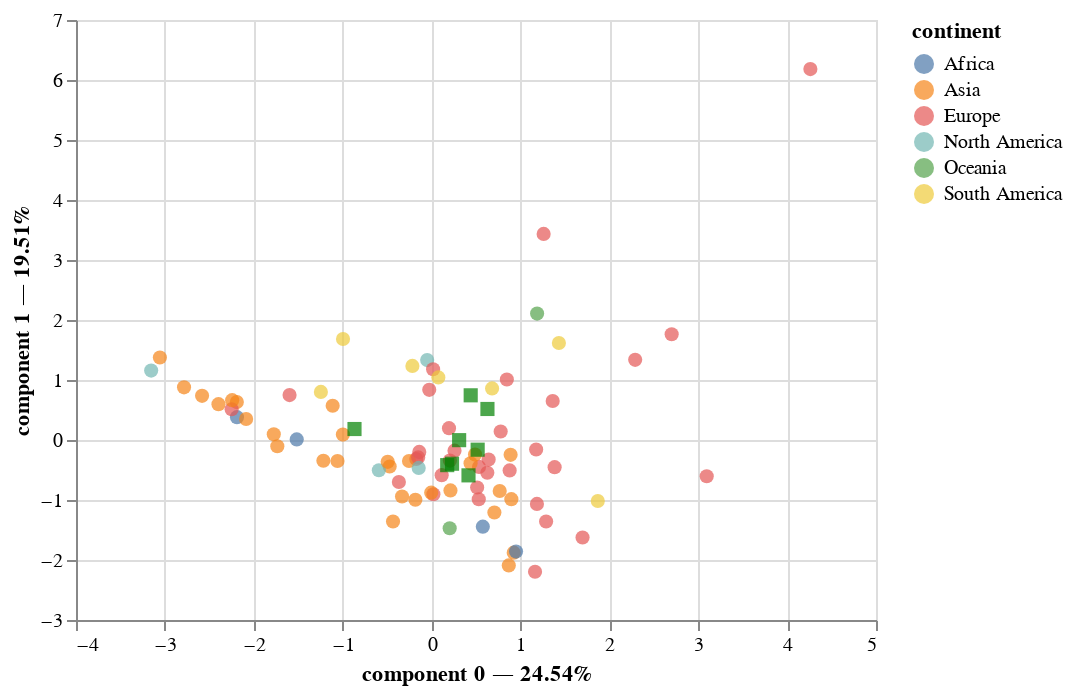

The code cell stored with this chart in its notebook:
### Markdown cell above
The row and column coordinates be visualized together with a scatter chart.

### Code cell
pca.plot(
    dataset,
    x_component=0,
    y_component=1,
    color_by='continent',
    show_rows=True,
    show_columns=True
)

### Figure 1 — Vega-Lite specification as saved in the notebook (floating-point values rounded to 4 significant figures)
{"config": {"view": {"continuousWidth": 400, "continuousHeight": 300}}, "layer": [{"mark": {"type": "circle", "size": 50}, "encoding": {"color": {"field": "continent", "type": "nominal"}, "tooltip": [{"field": "continent", "type": "nominal"}, {"field": "country", "type": "nominal"}, {"field": "component 0", "type": "quantitative"}, {"field": "component 1", "type": "quantitative"}], "x": {"axis": {"title": "component 0 — 24.54%"}, "field": "component 0", "scale": {"zero": false}, "type": "quantitative"}, "y": {"axis": {"title": "component 1 — 19.51%"}, "field": "component 1", "scale": {"zero": false}, "type": "quantitative"}}}, {"data": {"name": "data-725ffad0ca4c6d9b193a9a8f6761f655"}, "mark": {"type": "square", "color": "green", "size": 50}, "encoding": {"tooltip": [{"field": "variable", "type": "nominal"}], "x": {"field": "component 0", "scale": {"zero": false}, "type": "quantitative"}, "y": {"field": "component 1", "scale": {"zero": false}, "type": "quantitative"}}}], "data": {"name": "data-355b83fdc63421421c1ce95fd2806f7d"}, "$schema": "https://vega.github.io/schema/vega-lite/v4.17.0.json", "datasets": {"data-355b83fdc63421421c1ce95fd2806f7d": [{"continent": "Africa", "country": "Algeria", "component 0": -2.189, "component 1": 0.3802, "component 2": -0.3886, "component 3": 0.3366}, {"continent": "South America", "country": "Argentina", "component 0": -1.245, "component 1": 0.8019, "component 2": -0.3895, "component 3": 0.2933}, {"continent": "Oceania", "country": "Australia", "component 0": 0.204, "component 1": -1.47, "component 2": 0.5318, "component 3": 0.2026}, {"continent": "Europe", "country": "Austria", "component 0": 0.8471, "component 1": 1.008, "component 2": -0.522, "component 3": -0.214}, {"continent": "Asia", "country": "Azerbaijan", "component 0": -2.191, "component 1": 0.6323, "component 2": -0.3655, "component 3": 0.3444}, {"continent": "Asia", "country": "Bangladesh", "component 0": -2.397, "component 1": 0.5979, "component 2": 0.4047, "component 3": 0.5386}, {"continent": "Europe", "country": "Belarus", "component 0": -2.249, "component 1": 0.513, "component 2": -0.1147, "component 3": 0.356}, {"continent": "Europe", "country": "Belgium", "component 0": 0.513, "component 1": -0.7919, "component 2": -0.4008, "component 3": 1.095}, {"continent": "South America", "country": "Brazil", "component 0": 1.433, "component 1": 1.617, "component 2": -0.7259, "component 3": -0.5299}, {"continent": "Europe", "country": "Bulgaria", "component 0": 1.185, "component 1": -1.066, "component 2": 1.77, "component 3": 1.318}, {"continent": "North America", "country": "Canada", "component 0": -0.04936, "component 1": 1.331, "component 2": 0.01847, "component 3": 0.1821}, {"continent": "South America", "country": "Chile", "component 0": 1.87, "component 1": -1.017, "component 2": -0.4074, "component 3": 0.1492}, {"continent": "Asia", "country": "China", "component 0": 0.8977, "component 1": -0.9863, "component 2": 2.364, "component 3": -0.8766}, {"continent": "South America", "country": "Colombia", "component 0": -0.2155, "component 1": 1.235, "component 2": 0.1062, "component 3": -1.022}, {"continent": "Europe", "country": "Croatia", "component 0": -0.02605, "component 1": 0.8354, "component 2": -0.7743, "component 3": -0.2242}, {"continent": "Asia", "country": "Cyprus", "component 0": 0.8688, "component 1": -2.09, "component 2": -2.696, "component 3": -1.249}, {"continent": "Europe", "country": "Czechia", "component 0": 0.6274, "component 1": -0.5459, "component 2": 2.071, "component 3": 0.5558}, {"continent": "Europe", "country": "Denmark", "component 0": 3.095, "component 1": -0.6041, "component 2": -2.603, "component 3": 1.953}, {"continent": "South America", "country": "Ecuador", "component 0": 0.6809, "component 1": 0.8603, "component 2": -1.482, "component 3": -1.706}, {"continent": "Africa", "country": "Egypt", "component 0": -1.517, "component 1": 0.009928, "component 2": -0.5179, "component 3": 0.3017}, {"continent": "Europe", "country": "Estonia", "component 0": 0.8786, "component 1": -0.5074, "component 2": 1.973, "component 3": -1.471}, {"continent": "Europe", "country": "Finland", "component 0": 2.291, "component 1": 1.336, "component 2": 0.4413, "component 3": 1.024}, {"continent": "Europe", "country": "France", "component 0": 1.177, "component 1": -0.159, "component 2": 1.3, "component 3": 3.016}, {"continent": "Europe", "country": "Germany", "component 0": 1.699, "component 1": -1.624, "component 2": -0.2701, "component 3": 1.649}, {"continent": "Europe", "country": "Greece", "component 0": 1.164, "component 1": -2.196, "component 2": -1.261, "component 3": 0.3354}, {"continent": "Asia", "country": "Hong Kong", "component 0": -0.1821, "component 1": -0.996, "component 2": -0.8217, "component 3": -1.812}, {"continent": "Europe", "country": "Hungary", "component 0": -0.1717, "component 1": -0.3172, "component 2": 0.4412, "component 3": 1.22}, {"continent": "Europe", "country": "Iceland", "component 0": 4.262, "component 1": 6.182, "component 2": -0.04945, "component 3": -1.073}, {"continent": "Asia", "country": "India", "component 0": 0.7068, "component 1": -1.208, "component 2": 1.892, "component 3": -1.229}, {"continent": "Asia", "country": "Indonesia", "component 0": -0.2534, "component 1": -0.3506, "component 2": 1.001, "component 3": -1.481}, {"continent": "Asia", "country": "Iran", "component 0": -2.243, "component 1": 0.6641, "component 2": -0.2753, "component 3": 0.3655}, {"continent": "Asia", "country": "Iraq", "component 0": -1.058, "component 1": -0.3504, "component 2": -1.55, "component 3": -0.8878}, {"continent": "Europe", "country": "Ireland", "component 0": 0.5337, "component 1": -0.4486, "component 2": -1.819, "component 3": 0.7915}, {"continent": "Asia", "country": "Israel", "component 0": -0.4336, "component 1": -1.359, "component 2": -0.009822, "component 3": -0.1304}, {"continent": "Europe", "country": "Italy", "component 0": 0.531, "component 1": -0.9881, "component 2": -0.6555, "component 3": 1.06}, {"continent": "Asia", "country": "Japan", "component 0": 0.9245, "component 1": -1.877, "component 2": 0.5625, "component 3": 0.2695}, {"continent": "Asia", "country": "Kazakhstan", "component 0": -0.4712, "component 1": -0.4409, "component 2": 2.215, "component 3": -1.432}, {"continent": "Asia", "country": "Kuwait", "component 0": -1.775, "component 1": 0.09643, "component 2": -0.8635, "component 3": -0.1641}, {"continent": "Europe", "country": "Latvia", "component 0": 0.01728, "component 1": 1.179, "component 2": -1.011, "component 3": -0.6448}, {"continent": "Europe", "country": "Lithuania", "component 0": -0.1504, "component 1": -0.2897, "component 2": -1.516, "component 3": -0.04903}, {"continent": "Europe", "country": "Luxembourg", "component 0": 0.02048, "component 1": -0.9037, "component 2": -2.002, "component 3": -0.9818}, {"continent": "Asia", "country": "Malaysia", "component 0": -0.9976, "component 1": 0.09023, "component 2": 0.3727, "component 3": -0.7446}, {"continent": "North America", "country": "Mexico", "component 0": -0.5928, "component 1": -0.5045, "component 2": -0.5464, "component 3": 0.3823}, {"continent": "Africa", "country": "Morocco", "component 0": 0.9506, "component 1": -1.86, "component 2": -0.4743, "component 3": -0.9268}, {"continent": "Europe", "country": "Netherlands", "component 0": -0.3677, "component 1": -0.7008, "component 2": -0.7818, "component 3": 0.2803}, {"continent": "Oceania", "country": "New Zealand", "component 0": 1.187, "component 1": 2.107, "component 2": -0.5611, "component 3": -0.7012}, {"continent": "Europe", "country": "North Macedonia", "component 0": 0.2063, "component 1": -0.3429, "component 2": 0.9266, "component 3": -1.639}, {"continent": "Europe", "country": "Norway", "component 0": 1.261, "component 1": 3.434, "component 2": 0.02986, "component 3": -0.9979}, {"continent": "Asia", "country": "Oman", "component 0": -2.086, "component 1": 0.3507, "component 2": -0.5927, "component 3": 0.09222}, {"continent": "Asia", "country": "Pakistan", "component 0": -1.112, "component 1": 0.5706, "component 2": 0.5736, "component 3": 0.1057}, {"continent": "South America", "country": "Peru", "component 0": 0.07634, "component 1": 1.043, "component 2": -0.7442, "component 3": -0.5839}, {"continent": "Asia", "country": "Philippines", "component 0": 0.8894, "component 1": -0.2469, "component 2": 0.5588, "component 3": -1.479}, {"continent": "Europe", "country": "Poland", "component 0": 0.1137, "component 1": -0.5858, "component 2": 1.228, "component 3": -1.064}, {"continent": "Europe", "country": "Portugal", "component 0": 1.384, "component 1": -0.4525, "component 2": -1.753, "component 3": 0.7914}, {"continent": "Asia", "country": "Qatar", "component 0": -2.582, "component 1": 0.7364, "component 2": -0.1458, "component 3": 0.5926}, {"continent": "Europe", "country": "Romania", "component 0": 0.2583, "component 1": -0.1779, "component 2": 0.2081, "component 3": 0.7112}, {"continent": "Europe", "country": "Russia", "component 0": -1.598, "component 1": 0.7482, "component 2": 0.8399, "component 3": 0.4953}, {"continent": "Asia", "country": "Saudi Arabia", "component 0": -1.217, "component 1": -0.3452, "component 2": -1.408, "component 3": -0.6744}, {"continent": "Asia", "country": "Singapore", "component 0": -0.332, "component 1": -0.9424, "component 2": -2.208, "component 3": -1.585}, {"continent": "Europe", "country": "Slovakia", "component 0": 0.1962, "component 1": 0.1971, "component 2": 1.615, "component 3": 1.275}, {"continent": "Europe", "country": "Slovenia", "component 0": 0.7777, "component 1": 0.1412, "component 2": 1.018, "component 3": 0.5193}, {"continent": "Africa", "country": "South Africa", "component 0": 0.5767, "component 1": -1.444, "component 2": 2.929, "component 3": -1.52}, {"continent": "Asia", "country": "South Korea", "component 0": 0.2126, "component 1": -0.8403, "component 2": 0.904, "component 3": -0.1823}, {"continent": "Europe", "country": "Spain", "component 0": 1.289, "component 1": -1.359, "component 2": -1.04, "component 3": 1.7}, {"continent": "Asia", "country": "Sri Lanka", "component 0": 0.7668, "component 1": -0.8498, "component 2": -0.9379, "component 3": -1.624}, {"continent": "Europe", "country": "Sweden", "component 0": 2.701, "component 1": 1.763, "component 2": 0.6496, "component 3": 2.129}, {"continent": "Europe", "country": "Switzerland", "component 0": 1.363, "component 1": 0.6501, "component 2": 0.3609, "component 3": 0.9285}, {"continent": "Asia", "country": "Taiwan", "component 0": -0.004198, "component 1": -0.8782, "component 2": 1.028, "component 3": -0.6403}, {"continent": "Asia", "country": "Thailand", "component 0": -0.4933, "component 1": -0.3635, "component 2": -0.481, "component 3": -0.5016}, {"continent": "North America", "country": "Trinidad and Tobago", "component 0": -3.154, "component 1": 1.157, "component 2": 0.396, "component 3": 1.153}, {"continent": "Asia", "country": "Turkey", "component 0": 0.4891, "component 1": -0.2428, "component 2": 0.5178, "component 3": -0.2522}, {"continent": "Asia", "country": "Turkmenistan", "component 0": -2.785, "component 1": 0.8778, "component 2": 0.04177, "component 3": 0.7861}, {"continent": "Europe", "country": "Ukraine", "component 0": -0.1382, "component 1": -0.198, "component 2": 2.692, "component 3": 1.37}, {"continent": "Asia", "country": "United Arab Emirates", "component 0": -1.735, "component 1": -0.1046, "component 2": -0.5343, "component 3": 0.2476}, {"continent": "Europe", "country": "United Kingdom", "component 0": 0.6424, "component 1": -0.3263, "component 2": -0.8481, "component 3": 1.49}, {"continent": "North America", "country": "United States", "component 0": -0.1445, "component 1": -0.4651, "component 2": 0.04667, "component 3": 0.6558}, {"continent": "Asia", "country": "Uzbekistan", "component 0": -3.056, "component 1": 1.376, "component 2": 0.7986, "component 3": 1.124}, {"continent": "South America", "country": "Venezuela", "component 0": -0.996, "component 1": 1.683, "component 2": -0.2476, "component 3": -0.37}, {"continent": "Asia", "country": "Vietnam", "component 0": 0.439, "component 1": -0.3888, "component 2": 1.969, "component 3": -1.525}], "data-725ffad0ca4c6d9b193a9a8f6761f655": [{"variable": "coal", "component 0": 0.2302, "component 1": -0.3955, "component 2": 0.7407, "component 3": -0.4096}, {"variable": "oil", "component 0": 0.1762, "component 1": -0.4189, "component 2": -0.7379, "component 3": -0.3305}, {"variable": "gas", "component 0": -0.8669, "component 1": 0.183, "component 2": -0.09686, "component 3": 0.3699}, {"variable": "nuclear", "component 0": 0.3103, "component 1": -0.002598, "component 2": 0.4006, "component 3": 0.6124}, {"variable": "hydro", "component 0": 0.4404, "component 1": 0.7448, "component 2": -0.01637, "component 3": -0.1798}, {"variable": "wind", "component 0": 0.5187, "component 1": -0.1615, "component 2": -0.3646, "component 3": 0.4131}, {"variable": "solar", "component 0": 0.4157, "component 1": -0.5893, "component 2": 0.001012, "component 3": 0.3089}, {"variable": "other renewables", "component 0": 0.6288, "component 1": 0.5169, "component 2": -0.08411, "component 3": 0.03124}]}}
